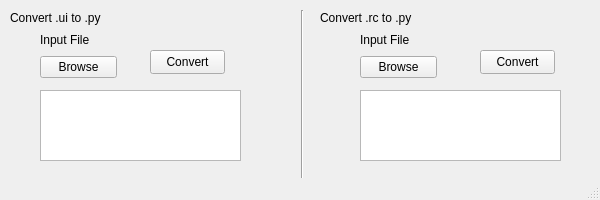
<?xml version="1.0" encoding="UTF-8"?>
<ui version="4.0">
 <class>MainWindow</class>
 <widget class="QMainWindow" name="MainWindow">
  <property name="geometry">
   <rect>
    <x>0</x>
    <y>0</y>
    <width>600</width>
    <height>200</height>
   </rect>
  </property>
  <property name="minimumSize">
   <size>
    <width>600</width>
    <height>200</height>
   </size>
  </property>
  <property name="maximumSize">
   <size>
    <width>600</width>
    <height>200</height>
   </size>
  </property>
  <property name="windowTitle">
   <string>MainWindow</string>
  </property>
  <widget class="QWidget" name="centralwidget">
   <widget class="Line" name="line">
    <property name="geometry">
     <rect>
      <x>292</x>
      <y>10</y>
      <width>21</width>
      <height>261</height>
     </rect>
    </property>
    <property name="orientation">
     <enum>Qt::Vertical</enum>
    </property>
   </widget>
   <widget class="QPlainTextEdit" name="plainTextEdit">
    <property name="geometry">
     <rect>
      <x>40</x>
      <y>90</y>
      <width>201</width>
      <height>71</height>
     </rect>
    </property>
   </widget>
   <widget class="QWidget" name="layoutWidget_3">
    <property name="geometry">
     <rect>
      <x>360</x>
      <y>30</y>
      <width>77</width>
      <height>48</height>
     </rect>
    </property>
    <layout class="QVBoxLayout" name="verticalLayout_4">
     <item>
      <widget class="QLabel" name="label_4">
       <property name="text">
        <string>Input File</string>
       </property>
      </widget>
     </item>
     <item>
      <widget class="QPushButton" name="pushButton_4">
       <property name="text">
        <string>Browse</string>
       </property>
      </widget>
     </item>
    </layout>
   </widget>
   <widget class="QPlainTextEdit" name="plainTextEdit_2">
    <property name="geometry">
     <rect>
      <x>360</x>
      <y>90</y>
      <width>201</width>
      <height>71</height>
     </rect>
    </property>
   </widget>
   <widget class="QLabel" name="label_5">
    <property name="geometry">
     <rect>
      <x>10</x>
      <y>10</y>
      <width>101</width>
      <height>16</height>
     </rect>
    </property>
    <property name="text">
     <string>Convert .ui to .py</string>
    </property>
   </widget>
   <widget class="QLabel" name="label_6">
    <property name="geometry">
     <rect>
      <x>320</x>
      <y>10</y>
      <width>101</width>
      <height>16</height>
     </rect>
    </property>
    <property name="text">
     <string>Convert .rc to .py</string>
    </property>
   </widget>
   <widget class="QPushButton" name="pushButton_2">
    <property name="geometry">
     <rect>
      <x>150</x>
      <y>50</y>
      <width>75</width>
      <height>24</height>
     </rect>
    </property>
    <property name="text">
     <string>Convert</string>
    </property>
   </widget>
   <widget class="QPushButton" name="pushButton_3">
    <property name="geometry">
     <rect>
      <x>480</x>
      <y>50</y>
      <width>75</width>
      <height>24</height>
     </rect>
    </property>
    <property name="text">
     <string>Convert</string>
    </property>
   </widget>
   <widget class="QWidget" name="">
    <property name="geometry">
     <rect>
      <x>40</x>
      <y>30</y>
      <width>77</width>
      <height>48</height>
     </rect>
    </property>
    <layout class="QVBoxLayout" name="verticalLayout">
     <item>
      <widget class="QLabel" name="label">
       <property name="text">
        <string>Input File</string>
       </property>
      </widget>
     </item>
     <item>
      <widget class="QPushButton" name="pushButton">
       <property name="text">
        <string>Browse</string>
       </property>
      </widget>
     </item>
    </layout>
   </widget>
  </widget>
  <widget class="QStatusBar" name="statusbar"/>
 </widget>
 <resources/>
 <connections/>
</ui>
